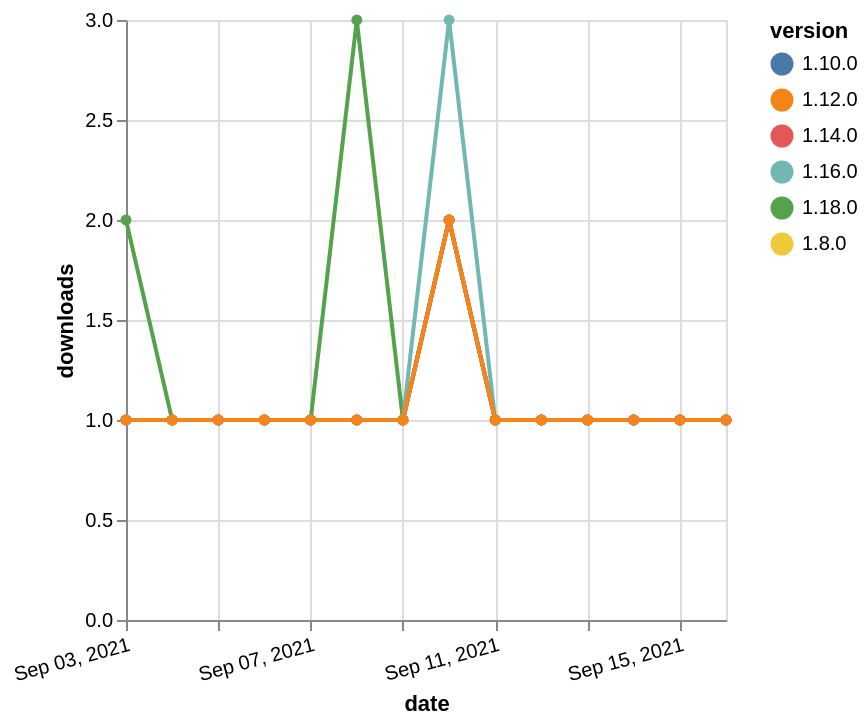

Specify this chart in Vega-Lite:
### Vega-Lite specification from a JSON file in a GitHub repository (floating-point values rounded to 4 significant figures)
{"$schema": "https://vega.github.io/schema/vega-lite/v5.json", "description": "A simple bar chart with embedded data.", "data": {"values": [{"date": "2021-09-03", "total": 123, "delta": 2, "version": "1.18.0"}, {"date": "2021-09-04", "total": 124, "delta": 1, "version": "1.18.0"}, {"date": "2021-09-05", "total": 125, "delta": 1, "version": "1.18.0"}, {"date": "2021-09-06", "total": 126, "delta": 1, "version": "1.18.0"}, {"date": "2021-09-07", "total": 127, "delta": 1, "version": "1.18.0"}, {"date": "2021-09-08", "total": 130, "delta": 3, "version": "1.18.0"}, {"date": "2021-09-09", "total": 131, "delta": 1, "version": "1.18.0"}, {"date": "2021-09-10", "total": 133, "delta": 2, "version": "1.18.0"}, {"date": "2021-09-11", "total": 134, "delta": 1, "version": "1.18.0"}, {"date": "2021-09-12", "total": 135, "delta": 1, "version": "1.18.0"}, {"date": "2021-09-13", "total": 136, "delta": 1, "version": "1.18.0"}, {"date": "2021-09-14", "total": 137, "delta": 1, "version": "1.18.0"}, {"date": "2021-09-15", "total": 138, "delta": 1, "version": "1.18.0"}, {"date": "2021-09-16", "total": 139, "delta": 1, "version": "1.18.0"}, {"date": "2021-09-03", "total": 236, "delta": 1, "version": "1.8.0"}, {"date": "2021-09-04", "total": 237, "delta": 1, "version": "1.8.0"}, {"date": "2021-09-05", "total": 238, "delta": 1, "version": "1.8.0"}, {"date": "2021-09-06", "total": 239, "delta": 1, "version": "1.8.0"}, {"date": "2021-09-07", "total": 240, "delta": 1, "version": "1.8.0"}, {"date": "2021-09-08", "total": 241, "delta": 1, "version": "1.8.0"}, {"date": "2021-09-09", "total": 242, "delta": 1, "version": "1.8.0"}, {"date": "2021-09-10", "total": 244, "delta": 2, "version": "1.8.0"}, {"date": "2021-09-11", "total": 245, "delta": 1, "version": "1.8.0"}, {"date": "2021-09-12", "total": 246, "delta": 1, "version": "1.8.0"}, {"date": "2021-09-13", "total": 247, "delta": 1, "version": "1.8.0"}, {"date": "2021-09-14", "total": 248, "delta": 1, "version": "1.8.0"}, {"date": "2021-09-15", "total": 249, "delta": 1, "version": "1.8.0"}, {"date": "2021-09-16", "total": 250, "delta": 1, "version": "1.8.0"}, {"date": "2021-09-03", "total": 198, "delta": 1, "version": "1.10.0"}, {"date": "2021-09-04", "total": 199, "delta": 1, "version": "1.10.0"}, {"date": "2021-09-05", "total": 200, "delta": 1, "version": "1.10.0"}, {"date": "2021-09-06", "total": 201, "delta": 1, "version": "1.10.0"}, {"date": "2021-09-07", "total": 202, "delta": 1, "version": "1.10.0"}, {"date": "2021-09-08", "total": 203, "delta": 1, "version": "1.10.0"}, {"date": "2021-09-09", "total": 204, "delta": 1, "version": "1.10.0"}, {"date": "2021-09-10", "total": 206, "delta": 2, "version": "1.10.0"}, {"date": "2021-09-11", "total": 207, "delta": 1, "version": "1.10.0"}, {"date": "2021-09-12", "total": 208, "delta": 1, "version": "1.10.0"}, {"date": "2021-09-13", "total": 209, "delta": 1, "version": "1.10.0"}, {"date": "2021-09-14", "total": 210, "delta": 1, "version": "1.10.0"}, {"date": "2021-09-15", "total": 211, "delta": 1, "version": "1.10.0"}, {"date": "2021-09-16", "total": 212, "delta": 1, "version": "1.10.0"}, {"date": "2021-09-03", "total": 190, "delta": 1, "version": "1.16.0"}, {"date": "2021-09-04", "total": 191, "delta": 1, "version": "1.16.0"}, {"date": "2021-09-05", "total": 192, "delta": 1, "version": "1.16.0"}, {"date": "2021-09-06", "total": 193, "delta": 1, "version": "1.16.0"}, {"date": "2021-09-07", "total": 194, "delta": 1, "version": "1.16.0"}, {"date": "2021-09-08", "total": 195, "delta": 1, "version": "1.16.0"}, {"date": "2021-09-09", "total": 196, "delta": 1, "version": "1.16.0"}, {"date": "2021-09-10", "total": 199, "delta": 3, "version": "1.16.0"}, {"date": "2021-09-11", "total": 200, "delta": 1, "version": "1.16.0"}, {"date": "2021-09-12", "total": 201, "delta": 1, "version": "1.16.0"}, {"date": "2021-09-13", "total": 202, "delta": 1, "version": "1.16.0"}, {"date": "2021-09-14", "total": 203, "delta": 1, "version": "1.16.0"}, {"date": "2021-09-15", "total": 204, "delta": 1, "version": "1.16.0"}, {"date": "2021-09-16", "total": 205, "delta": 1, "version": "1.16.0"}, {"date": "2021-09-03", "total": 161, "delta": 1, "version": "1.14.0"}, {"date": "2021-09-04", "total": 162, "delta": 1, "version": "1.14.0"}, {"date": "2021-09-05", "total": 163, "delta": 1, "version": "1.14.0"}, {"date": "2021-09-06", "total": 164, "delta": 1, "version": "1.14.0"}, {"date": "2021-09-07", "total": 165, "delta": 1, "version": "1.14.0"}, {"date": "2021-09-08", "total": 166, "delta": 1, "version": "1.14.0"}, {"date": "2021-09-09", "total": 167, "delta": 1, "version": "1.14.0"}, {"date": "2021-09-10", "total": 169, "delta": 2, "version": "1.14.0"}, {"date": "2021-09-11", "total": 170, "delta": 1, "version": "1.14.0"}, {"date": "2021-09-12", "total": 171, "delta": 1, "version": "1.14.0"}, {"date": "2021-09-13", "total": 172, "delta": 1, "version": "1.14.0"}, {"date": "2021-09-14", "total": 173, "delta": 1, "version": "1.14.0"}, {"date": "2021-09-15", "total": 174, "delta": 1, "version": "1.14.0"}, {"date": "2021-09-16", "total": 175, "delta": 1, "version": "1.14.0"}, {"date": "2021-09-03", "total": 188, "delta": 1, "version": "1.12.0"}, {"date": "2021-09-04", "total": 189, "delta": 1, "version": "1.12.0"}, {"date": "2021-09-05", "total": 190, "delta": 1, "version": "1.12.0"}, {"date": "2021-09-06", "total": 191, "delta": 1, "version": "1.12.0"}, {"date": "2021-09-07", "total": 192, "delta": 1, "version": "1.12.0"}, {"date": "2021-09-08", "total": 193, "delta": 1, "version": "1.12.0"}, {"date": "2021-09-09", "total": 194, "delta": 1, "version": "1.12.0"}, {"date": "2021-09-10", "total": 196, "delta": 2, "version": "1.12.0"}, {"date": "2021-09-11", "total": 197, "delta": 1, "version": "1.12.0"}, {"date": "2021-09-12", "total": 198, "delta": 1, "version": "1.12.0"}, {"date": "2021-09-13", "total": 199, "delta": 1, "version": "1.12.0"}, {"date": "2021-09-14", "total": 200, "delta": 1, "version": "1.12.0"}, {"date": "2021-09-15", "total": 201, "delta": 1, "version": "1.12.0"}, {"date": "2021-09-16", "total": 202, "delta": 1, "version": "1.12.0"}]}, "width": "container", "mark": {"type": "line", "point": {"filled": true}}, "encoding": {"x": {"field": "date", "type": "temporal", "timeUnit": "yearmonthdate", "title": "date", "axis": {"labelAngle": -15}}, "y": {"field": "delta", "type": "quantitative", "title": "downloads"}, "color": {"field": "version", "type": "nominal"}, "tooltip": {"field": "delta"}}}
